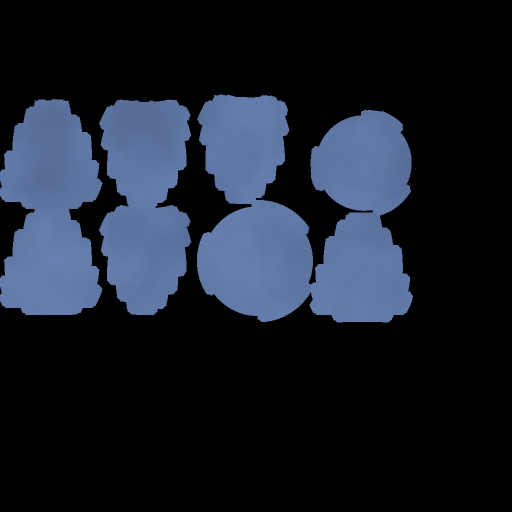
#> input picture ValheimWizardry/assets/ext_ball_albedo.jpg, 1024 x 1024 px (shown at 1/2 size); its folder holds 2 pictures in this run
$ python make_icons.py ../assets ../assets/ext_ball_albedo.jpg ../assets/ext_ball_albedo.jpg
#> lines starting #> are read from the running program, lines starting #| are printed output that depends on the picture
"""Turns the 256 px Blender renders (make_models.py) into 128 px inventory icons with a soft shadow.

    python make_icons.py <renders dir> <assets dir> [codex render]
"""
import os
import sys

from PIL import Image, ImageFilter

src, out = sys.argv[1], sys.argv[2]
for f in sorted(os.listdir(src)):
    if not f.startswith("icon_") or not f.endswith(".png"):
        continue
    im = Image.open(os.path.join(src, f)).convert("RGBA")
    a = im.getchannel("A")
    shadow = Image.new("RGBA", im.size, (0, 0, 0, 0))
    shadow.putalpha(a.filter(ImageFilter.GaussianBlur(6)).point(lambda v: int(v * 0.55)))
    base = Image.new("RGBA", im.size, (0, 0, 0, 0))
    base.alpha_composite(shadow, (3, 5))
    base.alpha_composite(im)
    small = base.resize((128, 128), Image.LANCZOS).filter(ImageFilter.UnsharpMask(radius=1.2, percent=60, threshold=2))
    small.save(os.path.join(out, f), optimize=True)
if len(sys.argv) > 3:
    Image.open(sys.argv[3]).convert("RGBA").resize((128, 128), Image.LANCZOS).save(os.path.join(out, "icon_codex.png"), optimize=True)
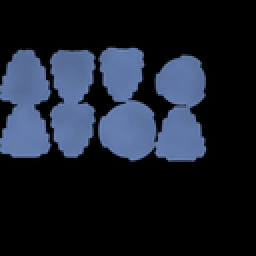
#> saved as icon_codex.png: PIL image 128x128 RGBA (shown 2 times larger); mean R, G, B, A 24.6, 30.6, 42.4, 255
print("icons written to", out)
